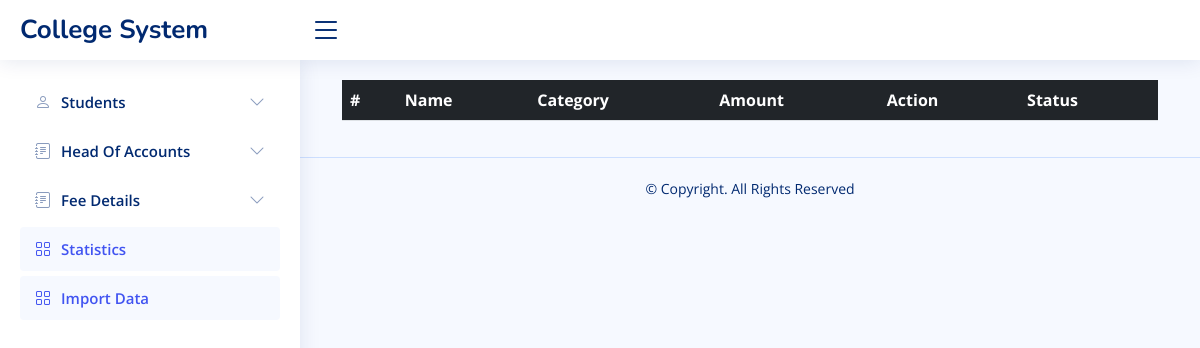
The page /views/head_of_accounts/all_head_of_accounts.php on the database as committed earlier.
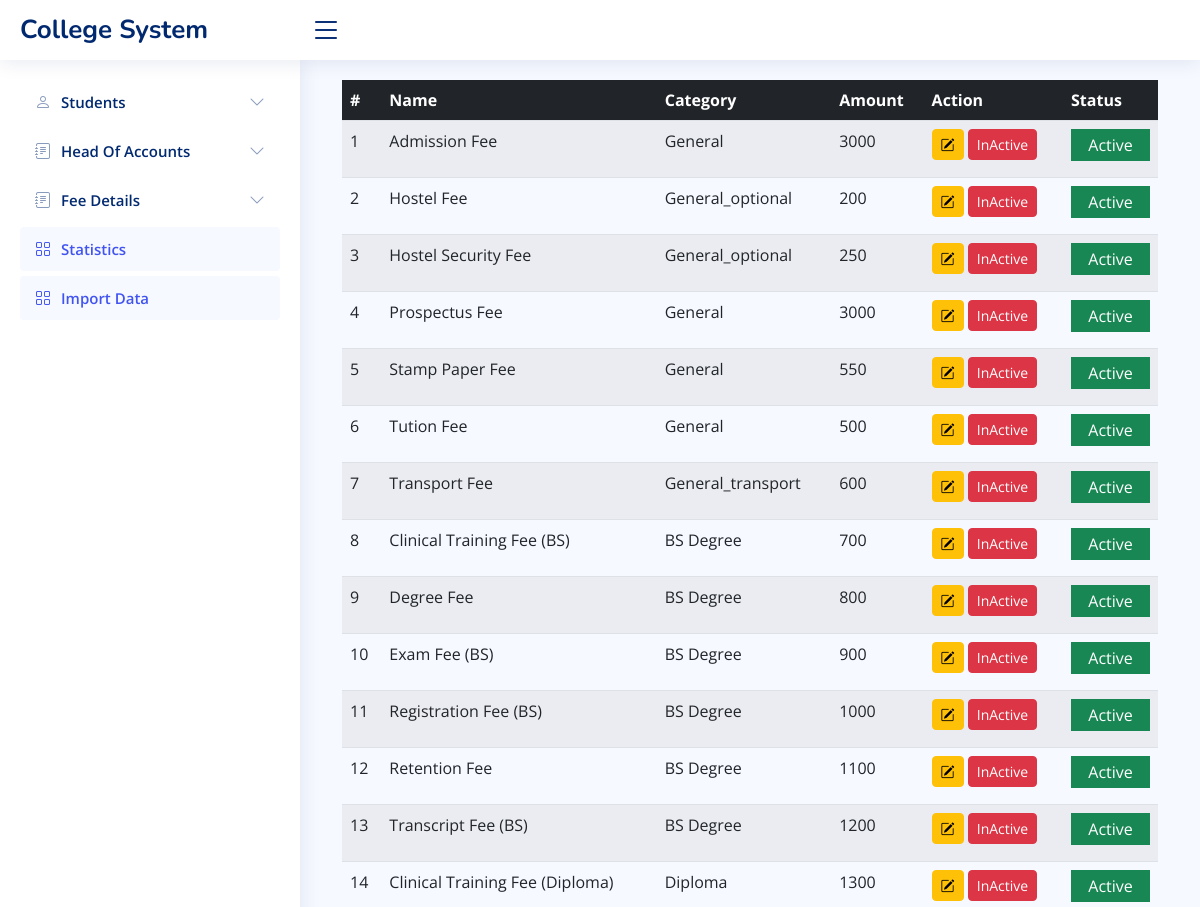
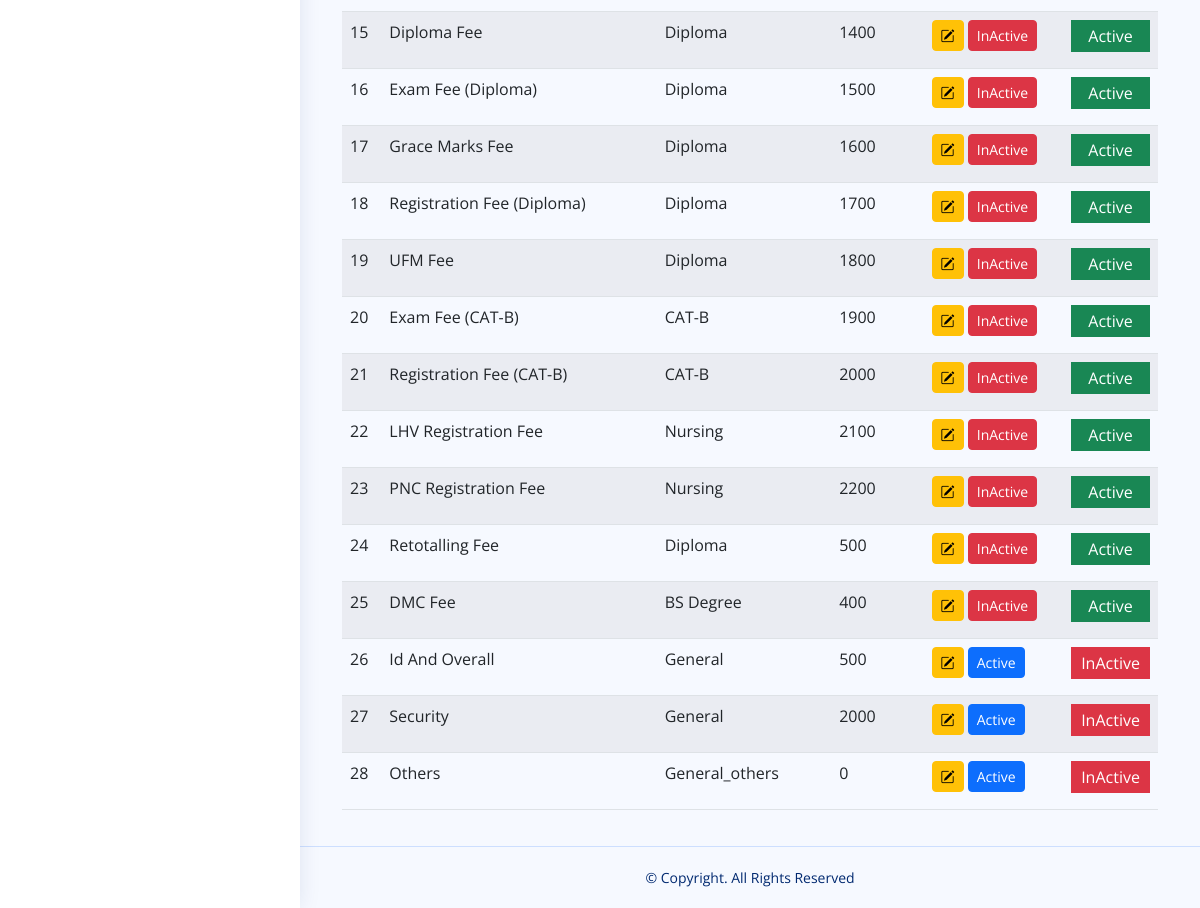
The same page on the database as committed later (2 pictures, top to bottom).
### tables this page shows
CREATE TABLE `head_of_accounts` (
  `id` int(11) NOT NULL,
  `account_name` varchar(512) DEFAULT NULL,
  `category` varchar(512) DEFAULT NULL,
  `amount` int(255) DEFAULT NULL,
  `status` varchar(11) DEFAULT '1',
  `created_on` datetime DEFAULT NULL
);

### views/head_of_accounts/all_head_of_accounts.php (the view, shortened to what this page needs)
<?php
include '../../includes/header.php';
include '../../includes/sidebar.php';
?>
<main id="main" class="main">
<div class="container-fluid">
<div class="table-responsive">
  <table class="table table-striped datatable " id="hoa_table">
  <thead class="bg-dark text-white">
    <tr>
      <th scope="col">#</th>
      <th scope="col">Name</th>
      <th scope="col">Category</th>
      <th scope="col">Amount</th>
      <th scope="col">Action</th>
      <th scope="col">Status</th>
    </tr>
  </thead>
  <tbody>
    <?php
    $ret=mysqli_query($con,"SELECT * FROM `head_of_accounts` ");
    $count = 1;
    while ($row=mysqli_fetch_array($ret))
    {
      $hoa_id = $row['id'];
      ?>
      <tr>
        <td><?=$count?></td>
        <td>
          <p class="text-sm mb-0"><?=$row['account_name']?></p></td>
        <td>
          <p class="text-sm mb-0"><?=$row['category']?></p>
        </td>
        <td>
          <p class="text-sm"><?=$row['amount']?></p></td>
        <td>
          <div>
            <button class="btn btn-sm btn-warning" onclick="load_hoa_detail(<?=$hoa_id?>)" data-bs-toggle="modal" data-bs-target="#edit_hoa_modal"><i class="bi bi-pencil-square"></i></button>
            <?php
            if($row['status'] == '1'){
              ?>
              <button class="btn btn-sm btn-danger" onclick="change_status_hoa(<?=$hoa_id?>,2)">InActive</button>
              <?php
            }
            else{
              ?>
              <button class="btn btn-sm btn-primary" onclick="change_status_hoa(<?=$hoa_id?>,1)">Active</button>
              <?php
            }
            ?>
          </div>
        </td>
        <td>
          <?php
          if($row['status'] == '1'){
            ?>
              <p class="text-white bg-success text-sm p-1 text-center mb-0">Active</p>
            <?php
          }elseif($row['status'] == '2'){
            ?>
              <p class="text-white bg-danger text-sm p-1 text-center mb-0">InActive</p>
            <?php
          }
        ?>
        </td>
      </tr>
      <?php
      $count++;
    }
    ?>
  </tbody>
</table>
</div>
</div>
</main>
<?php
include '../../includes/footer.php';
?>

### includes/header.php (shortened to what this page needs)
<!DOCTYPE html>
<html lang="en">
<head>
  <link href="../../assets/vendor/bootstrap/css/bootstrap.min.css" rel="stylesheet">
  <link href="../../assets/vendor/bootstrap-icons/bootstrap-icons.css" rel="stylesheet">
  <link href="../../assets/vendor/boxicons/css/boxicons.min.css" rel="stylesheet">
  <link href="../../assets/vendor/quill/quill.snow.css" rel="stylesheet">
  <link href="../../assets/vendor/quill/quill.bubble.css" rel="stylesheet">
  <link href="../../assets/vendor/remixicon/remixicon.css" rel="stylesheet">
  <link rel="stylesheet" href="../../assets/vendor/datatables.net-bs4/css/dataTables.bootstrap4.min.css">
  <link rel="stylesheet" href="../../assets/vendor/datatables.net-buttons-bs4/css/buttons.bootstrap4.min.css">
  <link rel="stylesheet" href="../../assets/vendor/datatables.net-select-bs4/css/select.bootstrap4.min.css">
  <link href="https://cdn.rawgit.com/harvesthq/chosen/gh-pages/chosen.min.css" rel="stylesheet"/>
  <link href="../../assets/css/style.css" rel="stylesheet">
</head>
<body>
  <header id="header" class="header fixed-top d-flex align-items-center">
    <div class="d-flex align-items-center justify-content-between">
      <a href="index.html" class="logo d-flex align-items-center">
        <span class="d-none d-lg-block">College System</span>
      </a>
      <i class="bi bi-list toggle-sidebar-btn"></i>
    </div>
  </header>

### includes/sidebar.php (shortened to what this page needs)
<aside id="sidebar" class="sidebar">
<ul class="sidebar-nav" id="sidebar-nav">
  <li class="nav-item">
    <a class="nav-link collapsed" data-bs-target="#students-nav" data-bs-toggle="collapse" href="#">
      <i class="bi bi-person"></i><span>Students</span><i class="bi bi-chevron-down ms-auto"></i>
    </a>
  </li>
  <li class="nav-item">
    <a class="nav-link collapsed" data-bs-target="#hoa-nav" data-bs-toggle="collapse" href="#">
      <i class="bi bi-journal-text"></i><span>Head Of Accounts</span><i class="bi bi-chevron-down ms-auto"></i>
    </a>
  </li>
  <li class="nav-item">
  <a class="nav-link collapsed" data-bs-target="#fee-nav" data-bs-toggle="collapse" href="#">
      <i class="bi bi-journal-text"></i><span>Fee Details</span><i class="bi bi-chevron-down ms-auto"></i>
    </a>
  </li>
  <li class="nav-item">
    <a class="nav-link " href="../statistics/statistics.php">
      <i class="bi bi-grid"></i>
      <span>Statistics</span>
    </a>
  </li>
  <li class="nav-item">
    <a class="nav-link " href="../import_data/import_data.php">
      <i class="bi bi-grid"></i>
      <span>Import Data</span>
    </a>
  </li>
</ul>
</aside>

### includes/footer.php (shortened to what this page needs)
  <footer id="footer" class="footer">
    <div class="copyright">
      &copy; Copyright. All Rights Reserved
    </div>
  </footer>
</body>
</html>

### assets/css/style.css (style rules this page uses)
:root { scroll-behavior: smooth; }
body { font-family: "Open Sans", sans-serif; background: #f6f9ff; color: #444444; }
a { color: #4154f1; text-decoration: none; }
#main { margin-top: 60px; padding: 20px 30px; transition: all 0.3s; }
.logo { line-height: 1; }
@media (min-width: 1200px) { .logo { width: 280px; } }
.logo span { font-size: 26px; font-weight: 700; color: #012970; font-family: "Nunito", sans-serif; }
.header { transition: all 0.5s; z-index: 997; height: 60px; box-shadow: 0px 2px 20px rgba(1, 41, 112, 0.1); background-color: #fff; padding-left: 20px; }
.header .toggle-sidebar-btn { font-size: 32px; padding-left: 10px; cursor: pointer; color: #012970; }
.sidebar { position: fixed; top: 60px; left: 0; bottom: 0; width: 300px; z-index: 996; transition: all 0.3s; padding: 20px; overflow-y: auto; scrollbar-width: thin; scrollbar-color: #aab7cf transparent; box-shadow: 0px 0px 20px rgba(1, 41, 112, 0.1); background-color: #fff; }
@media (min-width: 1200px) { #main, #footer { margin-left: 300px; } }
.sidebar-nav { padding: 0; margin: 0; list-style: none; }
.sidebar-nav li { padding: 0; margin: 0; list-style: none; }
.sidebar-nav .nav-item { margin-bottom: 5px; }
.sidebar-nav .nav-link { display: flex; align-items: center; font-size: 15px; font-weight: 600; color: #4154f1; transition: 0.3; background: #f6f9ff; padding: 10px 15px; border-radius: 4px; }
.sidebar-nav .nav-link i { font-size: 16px; margin-right: 10px; color: #4154f1; }
.sidebar-nav .nav-link.collapsed { color: #012970; background: #fff; }
.sidebar-nav .nav-link.collapsed i { color: #899bbd; }
.sidebar-nav .nav-link .bi-chevron-down { margin-right: 0; transition: transform 0.2s ease-in-out; }
.footer { padding: 20px 0; font-size: 14px; transition: all 0.3s; border-top: 1px solid #cddfff; }
.footer .copyright { text-align: center; color: #012970; }

Rows that differ between the two databases and show on the page:
added head_of_accounts: account_name "Admission Fee", category "General", amount "3000", status "Active"
added head_of_accounts: account_name "Hostel Fee", category "General_optional", amount "200", status "Active"
added head_of_accounts: account_name "Hostel Security Fee", category "General_optional", amount "250", status "Active"
added head_of_accounts: account_name "Prospectus Fee", category "General", amount "3000", status "Active"
added head_of_accounts: account_name "Stamp Paper Fee", category "General", amount "550", status "Active"
added head_of_accounts: account_name "Tution Fee", category "General", amount "500", status "Active"
added head_of_accounts: account_name "Transport Fee", category "General_transport", amount "600", status "Active"
added head_of_accounts: account_name "Clinical Training Fee (BS)", category "BS Degree", amount "700", status "Active"
added head_of_accounts: account_name "Degree Fee", category "BS Degree", amount "800", status "Active"
added head_of_accounts: account_name "Exam Fee (BS)", category "BS Degree", amount "900", status "Active"
added head_of_accounts: account_name "Registration Fee (BS)", category "BS Degree", amount "1000", status "Active"
added head_of_accounts: account_name "Retention Fee", category "BS Degree", amount "1100", status "Active"
added head_of_accounts: account_name "Transcript Fee (BS)", category "BS Degree", amount "1200", status "Active"
added head_of_accounts: account_name "Clinical Training Fee (Diploma)", category "Diploma", amount "1300", status "Active"
added head_of_accounts: account_name "Diploma Fee", category "Diploma", amount "1400", status "Active"
added head_of_accounts: account_name "Exam Fee (Diploma)", category "Diploma", amount "1500", status "Active"
added head_of_accounts: account_name "Grace Marks Fee", category "Diploma", amount "1600", status "Active"
added head_of_accounts: account_name "Registration Fee (Diploma)", category "Diploma", amount "1700", status "Active"
added head_of_accounts: account_name "UFM Fee", category "Diploma", amount "1800", status "Active"
added head_of_accounts: account_name "Exam Fee (CAT-B)", category "CAT-B", amount "1900", status "Active"
added head_of_accounts: account_name "Registration Fee (CAT-B)", category "CAT-B", amount "2000", status "Active"
added head_of_accounts: account_name "LHV Registration Fee", category "Nursing", amount "2100", status "Active"
added head_of_accounts: account_name "PNC Registration Fee", category "Nursing", amount "2200", status "Active"
added head_of_accounts: account_name "Retotalling Fee", category "Diploma", amount "500", status "Active"
added head_of_accounts: account_name "DMC Fee", category "BS Degree", amount "400", status "Active"
added head_of_accounts: account_name "Id And Overall", category "General", amount "500", status "InActive"
added head_of_accounts: account_name "Security", category "General", amount "2000", status "InActive"
added head_of_accounts: account_name "Others", category "General_others", amount "0", status "InActive"
